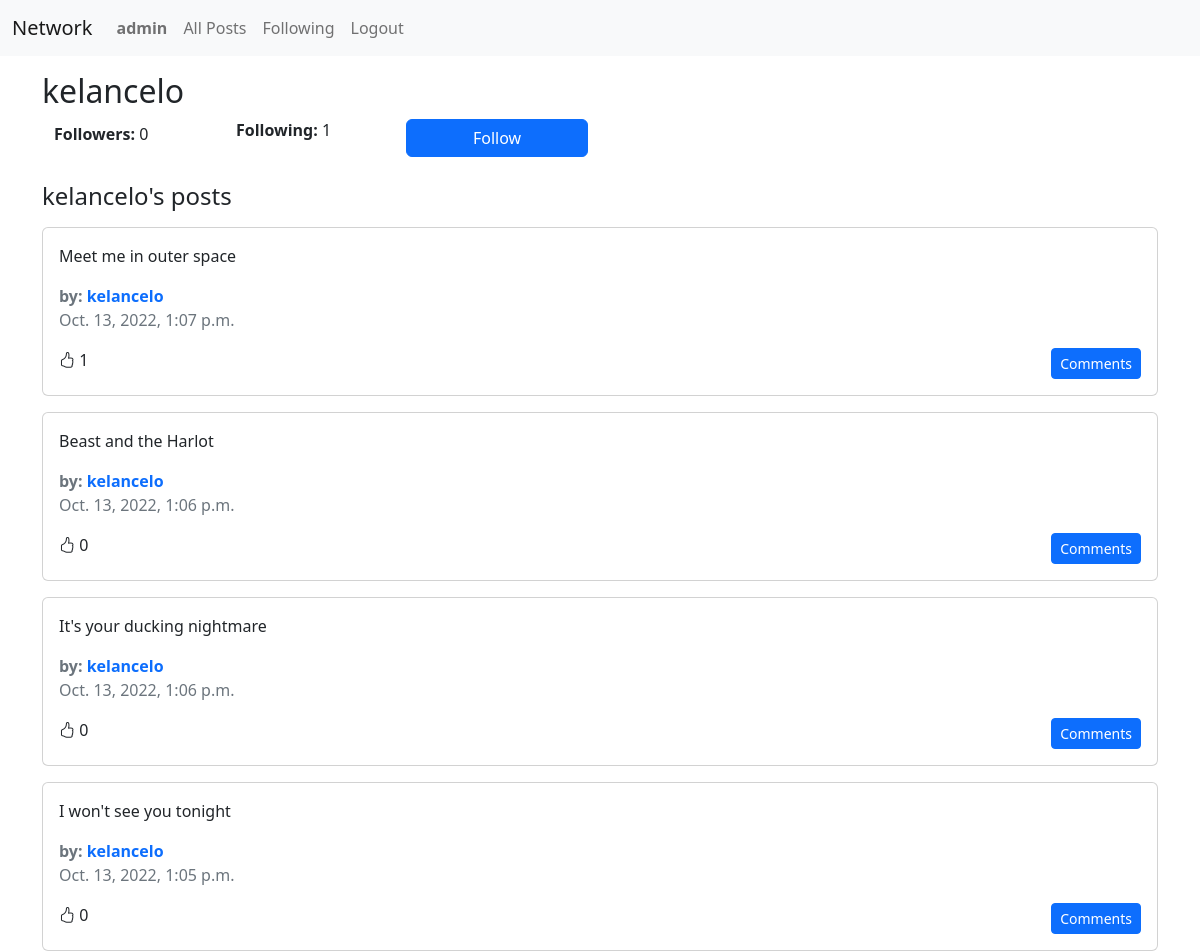
The app's page /user/1 (signed in) with its own data.
### network/models.py (models this page shows, shortened)
class User(AbstractUser):
    following = models.ManyToManyField("self", blank=True, related_name="followers", symmetrical=False)
    liked_posts = models.ManyToManyField("Post", blank=True, related_name="likers")

class Post(models.Model):
    author = models.ForeignKey(User, on_delete=models.CASCADE, related_name="posts")
    body = models.TextField()
    date_created = models.DateTimeField(auto_now_add=True)

### network/views.py (the view)
# urls.py: path("user/<int:user_id>", views.user, name="user"),
@csrf_exempt
def user(request, user_id):
    try:
        visited_user = User.objects.get(pk=user_id)
    except User.DoesNotExist:
        return render(request, "network/404.html", {
            "message": "User not found"
        }, status=404)
    if request.method == "PUT":
        if request.user.following.filter(pk=user_id).exists():
            request.user.following.remove(visited_user)
        else:
            request.user.following.add(visited_user)
        return JsonResponse({
            "is_following": request.user.following.filter(pk=user_id).exists(),
            "follower_count": visited_user.followers.count()
        }, status=200)
    else:
        posts = Post.objects.filter(author=visited_user).order_by("-date_created")
        for post in posts:
            setattr(post, "like_count", post.likers.count())
            if request.user.is_authenticated:
                setattr(post, "liked", request.user.liked_posts.filter(pk=post.id).exists())
        page_num = request.GET.get("page")
        if not page_num:
            page_num = 1
        paginator = Paginator(posts, 10)
        page = paginator.get_page(page_num)
        context = {
            "visited_user": visited_user,
            "follower_count": visited_user.followers.count(),
            "following_count": visited_user.following.count(),
            "page": page
        }
        if request.user.is_authenticated:
            context["is_following"] = request.user.following.filter(id=visited_user.id).exists()
        return render(request, "network/profile.html", context)

### network/templates/network/profile.html (shortened to what this page needs)
{% extends 'network/posts_layout.html' %}
{% load static %}
{% block header %}
<h1 class="fs-2">{{ visited_user.username }}</h1>
<div class="row container align-items-center mb-4">
    <div class="mb-2 col-12 col-md-2">
        <b>Followers:</b>
        <span id="follower-count">{{ follower_count }}</span>
    </div>
    <div class="mb-3 col-12 col-md-2"><b>Following:</b> {{ following_count }}</div>
    {% if user.is_authenticated and user != visited_user %}
    {% if is_following %}
    <button id="follow-button" class="col-12 col-md-2 btn btn-danger" data-user-id={{ visited_user.id }}>
        Unfollow
    </button>
    {% else %}
    <button id="follow-button" class="col-12 col-md-2 btn btn-primary" data-user-id={{ visited_user.id }}>
        Follow
    </button>
    {% endif %}
    {% endif %}
</div>
<h2 class="fs-4 mb-3">{{ visited_user.username }}'s posts</h2>
{% endblock %}

### network/templates/network/posts_layout.html (shortened to what this page needs)
{% extends "network/layout.html" %}
{% load static %}
{% block body %}
{% block header %}{% endblock %}
<div id="posts" class="row gy-3">
    {% for post in page %}
    <div class="col-12">
        <div class="card">
            <div class="card-body">
                <p class="card-text" id="post-{{ post.id }}-body">{{ post.body }}</p>
                <div class="text-muted fw-bold">
                    by:
                    <a href="{% url 'user' user_id=post.author.id %}" class="profile-link">
                        {{ post.author.username }}
                    </a>
                </div>
                <div class="card-text text-muted mb-3">{{ post.date_created }}</div>
                <div class="d-flex">
                    <div class="me-auto">
                        {% if post.liked %}
                        <i class="bi bi-hand-thumbs-up-fill like-button" data-post-id="{{ post.id }}"></i>
                        {% else %}
                        <i class="bi bi-hand-thumbs-up like-button" data-post-id="{{post.id}}"></i>
                        {% endif %}
                        <span class="like-count">{{ post.like_count }}</span>
                    </div>
                    <button
                        data-post-id="{{post.id}}"
                        class="btn btn-sm btn-primary comments-button"
                        data-bs-toggle="modal"
                        data-bs-target="#comments-modal"
                    >
                        Comments
                    </button>
                </div>
            </div>
        </div>
    </div>
    {% endfor %}
</div>
{% endblock %}

### network/templates/network/layout.html (shortened to what this page needs)
{% load static %}
<!DOCTYPE html>
<html lang="en">
<head>
    <link href="https://cdn.jsdelivr.net/npm/bootstrap@5.2.2/dist/css/bootstrap.min.css" rel="stylesheet"
>
    <link href="{% static 'network/styles.css' %}" rel="stylesheet">
    <link rel="stylesheet" href="https://cdn.jsdelivr.net/npm/bootstrap-icons@1.9.1/font/bootstrap-icons.css">
</head>
<body>
    <nav class="navbar navbar-expand-lg navbar-light bg-light mb-3">
        <div class="container-fluid">
            <a class="navbar-brand" href="{% url 'index' %}">Network</a>
            <div class="collapse navbar-collapse" id="navbarNavAltMarkup">
                <div class="navbar-nav">
                    {% if user.is_authenticated %}
                    <a class="nav-link" href="{% url 'user' user_id=user.id%}"><strong>{{ user.username }}</strong></a>
                    {% endif %}
                    <a class="nav-link" href="{% url 'index' %}">All Posts</a>
                    {% if user.is_authenticated %}
                    <a class="nav-link" href="{% url 'following' %}">Following</a>
                    <a class="nav-link" href="{% url 'logout' %}">Logout</a>
                    {% else %}
                    <a class="nav-link" href="{% url 'login' %}">Login</a>
                    <a class="nav-link" href="{% url 'register' %}">Register</a>
                    {% endif %}
                </div>
            </div>
        </div>
    </nav>
    <div class="body container">
        {% block body %}
        {% endblock %}
    </div>
</body>
</html>

### network/static/network/styles.css (style rules this page uses)
.profile-link { text-decoration: none; }
.like-button { cursor: pointer; }

### records on screen
User: username "admin"
User: username "kelancelo"
Post: body "Meet me in outer space", author.username "kelancelo", date_created "Oct. 13, 2022, 1:07 p.m.", like_count "1"
Post: body "Beast and the Harlot", author.username "kelancelo", date_created "Oct. 13, 2022, 1:06 p.m.", like_count "0"
Post: body "It's your ducking nightmare", author.username "kelancelo", date_created "Oct. 13, 2022, 1:06 p.m.", like_count "0"
Post: body "I won't see you tonight", author.username "kelancelo", date_created "Oct. 13, 2022, 1:05 p.m.", like_count "0"

### other values on screen
{{ follower_count }} "0"
{{ following_count }} "1"
